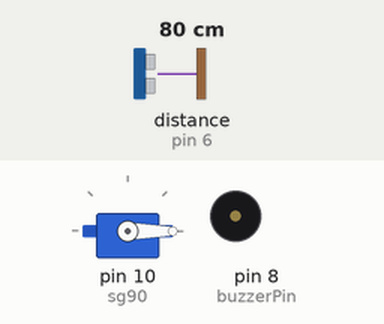
Bench run of a sketch on a simulated Arduino Uno, built with avr-gcc and run on an emulated ATmega328P. Parts: servo, buzzer (waves = sounding). Wiring (inferred from the names in the program): ultrasonic range finder: trigger pin 7; echo pin 6. The inputs (shaded band) are chosen by the test bench; at power-on: distance to the obstacle (sensor on pin 6) 80 cm. The echo pulse lasts 58.3 µs per cm.

Above: at 1.8 s.
1.9 s: distance to the obstacle (sensor on pin 6) set to 56 cm
4.2 s: distance to the obstacle (sensor on pin 6) set to 48 cm
At 6.26 s:
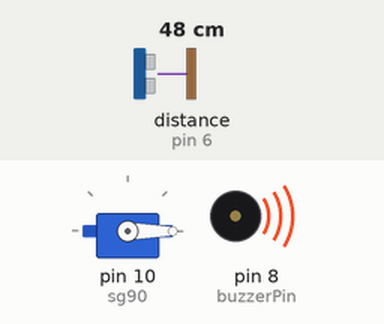
At 7.2 s:
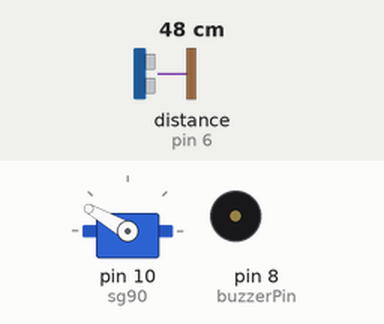
Timing chart, 0 to 14.3 s (numbered marks = the images above; inputs shaded):
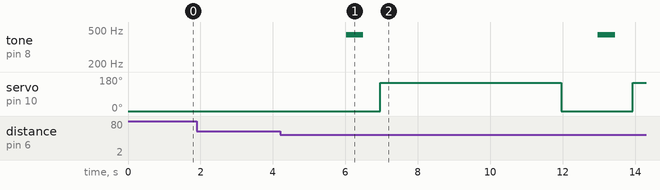

Measured:
- the behaviour switches between 51 and 50 cm on distance to the obstacle (sensor on pin 6) (found by bisection; images 0 and 1)
- after the input at 4.2 s, tone on pin 8 (buzzerPin): alternates 440 Hz for 0.48 s and silent for 6.5 s, starting after 1.8 s; servo on pin 10 (sg90): 0° → 150° after 2.8 s, → 0° 5.0 s later, → 150° 2.0 s later

The sketch:

muko.ino
```cpp
#include <Servo.h>                   // servo motor library
#define echoPin 6                    // hcsr-04 echo is pin 6
#define trigPin 7                    // trig is pin 7
#define buzzerPin 8                  // buzzer is pin 8

int maximumRange = 50;
int minimumRange = 0;
Servo sg90;                          //servo motor name is sg90

int acidegeri=0;

void setup() {
  pinMode(trigPin, OUTPUT);
  pinMode(echoPin, INPUT);
  pinMode(buzzerPin, OUTPUT);
  sg90.attach(10);
  sg90.write(0);

}

void loop() {

  int olcum = mesafe(maximumRange, minimumRange);
  melodi(olcum*10);                                     // melodi is buzzer function
  motor(olcum);                                         // motor is servo motor function


}

int mesafe(int maxrange, int minrange)
{
  long duration, distance;

  digitalWrite(trigPin,LOW);
  delayMicroseconds(2);
  digitalWrite(trigPin, HIGH);
  delayMicroseconds(10);
  digitalWrite(trigPin, LOW);

  duration = pulseIn(echoPin, HIGH);
  distance = duration / 58.2;
  delay(1000);

  if(distance >= maxrange || distance <= minrange)
  return 0;
  return distance;
}

int melodi(int dly)
{
  tone(buzzerPin, 440);
  delay(dly);
  noTone(buzzerPin);
  delay(dly);

}
int motor(int dis){


  if(minimumRange<dis && dis<maximumRange) {
    sg90.write(150);
    delay(5000);
   sg90.write(0);
  }

}
```
